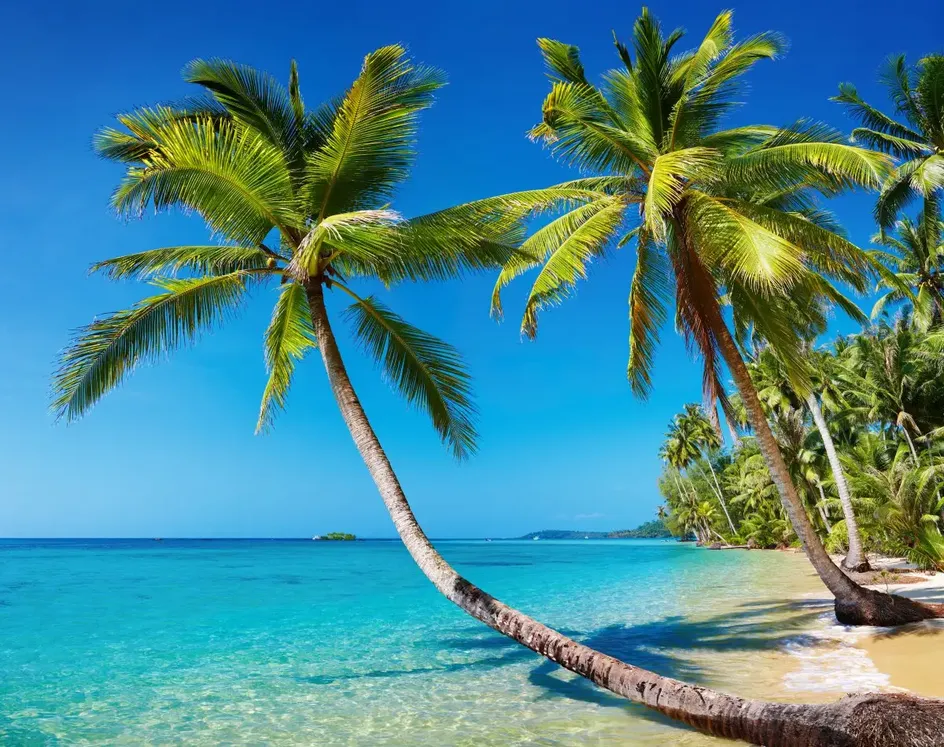
#> input picture 1.webp, 944 x 747 px, shrunk from 1200 x 950 before the run
$ python hough.py
#> lines starting #> are read from the running program, lines starting #| are printed output that depends on the picture
import cv2
import numpy as np
import matplotlib.pyplot as plt
import math

rho = 1
theta = np.pi/180
threshold = 30
min_line_length = 50
max_line_gap = 20

img_cv   = cv2.imread('1.webp')
#> img_cv is the input picture: shape (747, 944, 3); mean B, G, R 147.8, 136.1, 72.2
print("img_cv:",img_cv.shape)
#| img_cv: (747, 944, 3)

gray=cv2.cvtColor(img_cv,cv2.COLOR_BGR2GRAY)
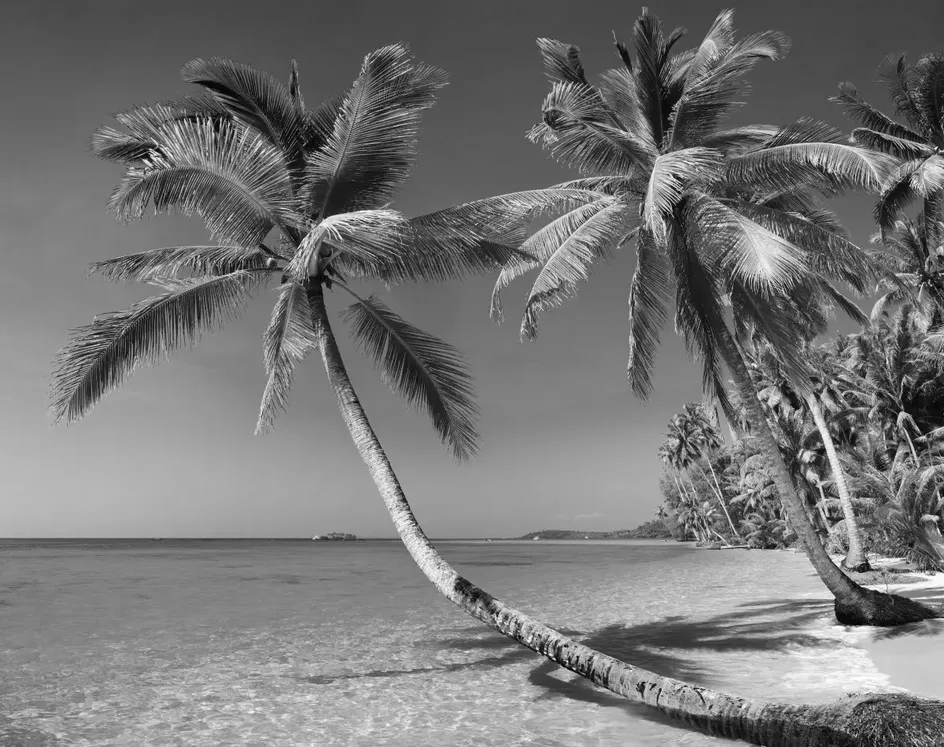
#> gray: shape (747, 944); min 0, max 255, mean 118.3
print("gray:",gray.shape)
#| gray: (747, 944)

low_threshold = 100
high_threshold = 200
edges = cv2.Canny(gray, low_threshold, high_threshold)
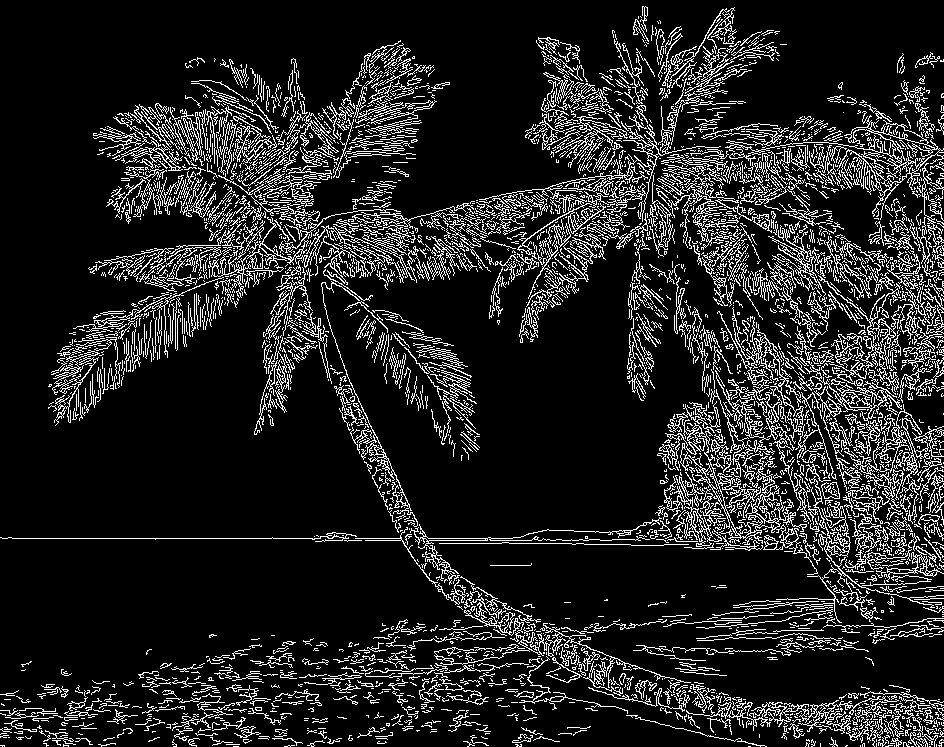
#> edges: shape (747, 944); 13.6% white in thin lines or dots

line_image = np.copy(gray) #creating an image copy to draw lines on

# Run Hough on the edge-detected image
lines = cv2.HoughLinesP(edges, rho, theta, threshold, np.array([]), min_line_length, max_line_gap)
#> lines = 1767 rows, first 6: [442, 229, 932, 143], [638, 538, 943, 538], [132, 114, 429, 278], [107, 156, 408, 254], [666, 470, 890, 594], [430, 213, 941, 123]

# Iterate over the output "lines" and draw lines on the image copy
for line in lines:
    for x1,y1,x2,y2 in line:
        cv2.line(line_image,(x1,y1),(x2,y2),(255,0,0),5)
#> this loop made 1767 passes
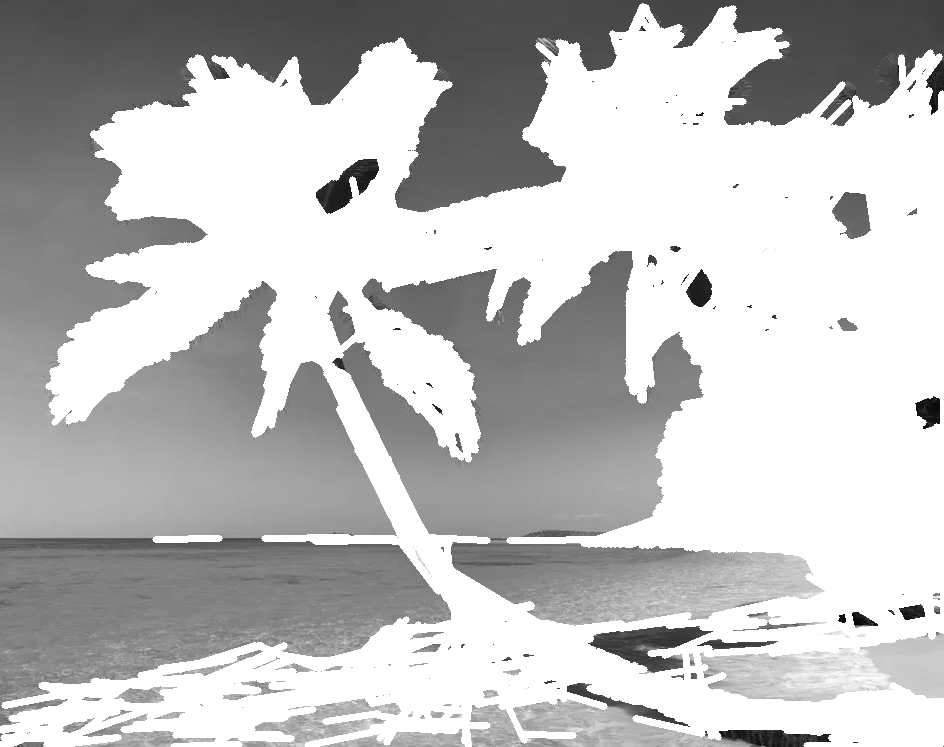
#> line_image: shape (747, 944); min 1, max 255, mean 191.5

plt.imshow(gray)
plt.imshow(line_image)
cv2.imwrite('hough.jpg',line_image)
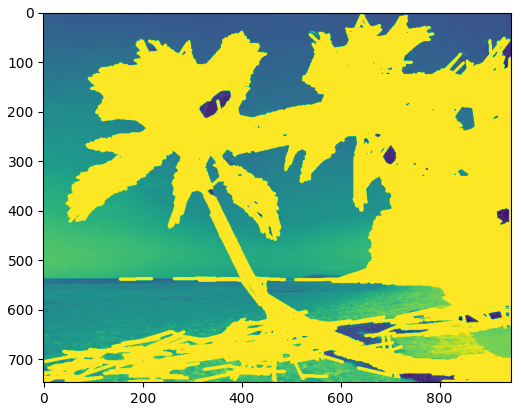
#> figure drawn by matplotlib, 1 panel

$ run again, with fft_shift.jpg saved as 1.webp
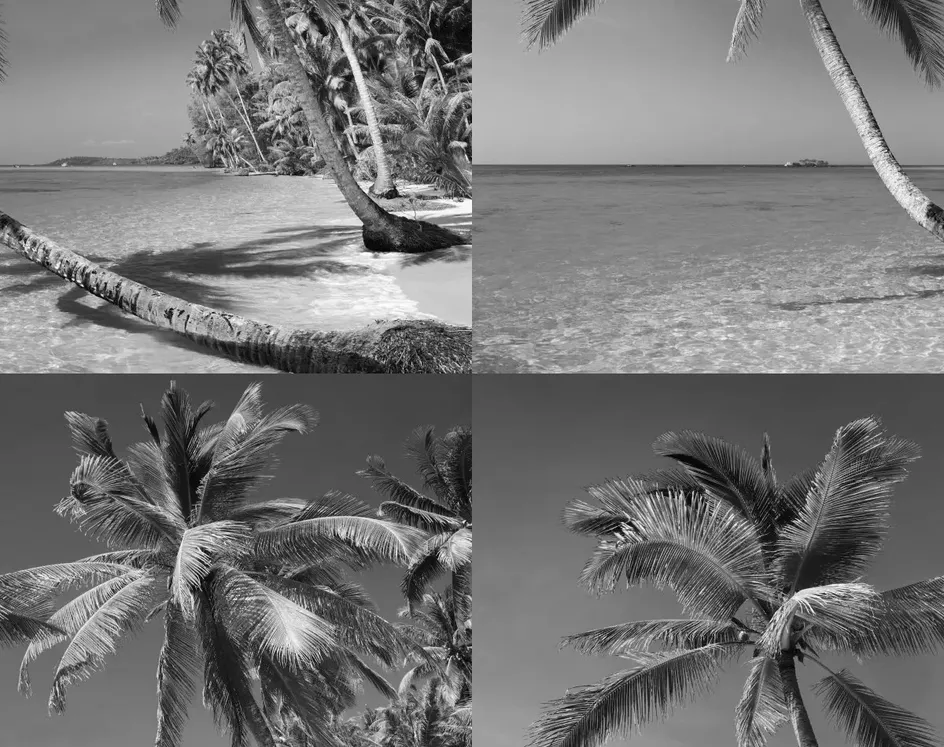
#> input picture fft_shift.jpg, 944 x 747 px, shrunk from 1200 x 950 before the run
#> img_cv is the input picture: shape (747, 944, 3); mean B, G, R 118.3, 118.3, 118.3
#| img_cv: (747, 944, 3)
#| gray: (747, 944)
#> `edges = cv2.Canny(gray, low_threshold, high_threshold)`:
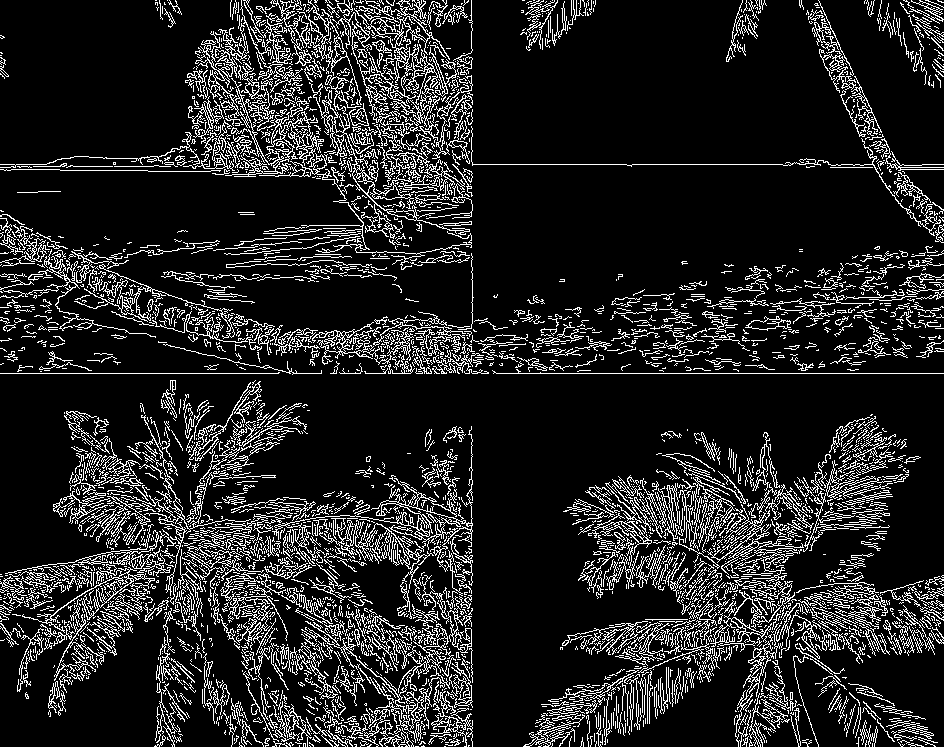
#> edges: shape (747, 944); 13.9% white in thin lines or dots
#> lines = 1773 rows, first 6: [0, 373, 943, 373], [165, 164, 943, 164], [800, 516, 887, 509], [1, 583, 471, 534], [609, 675, 687, 688], [677, 621, 938, 625]
#> the loop `for line in lines:` made 1773 passes
#> `cv2.imwrite('hough.jpg',line_image)`:
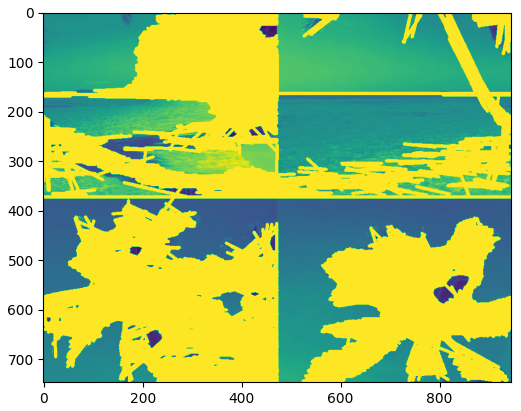
#> figure drawn by matplotlib, 1 panel
